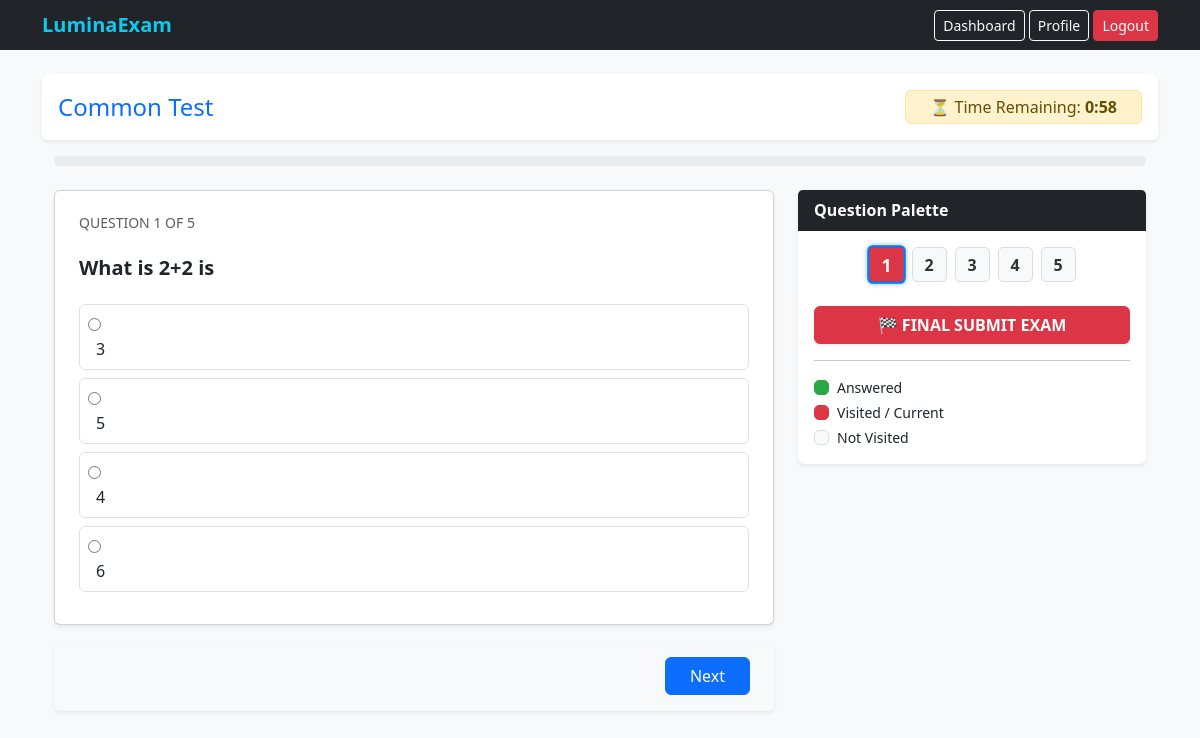
The app's page /start-exam/2/ (signed in) with its own data.
### exam/models.py (models this page shows, shortened)
class Exam(models.Model):
    title = models.CharField(max_length=200)
    created_by = models.ForeignKey(User, on_delete=models.CASCADE, null=True, blank=True)
    duration = models.IntegerField() # in minutes
    total_marks = models.IntegerField(default=0)
    passing_marks = models.IntegerField(default=40)

class Question(models.Model):
    exam = models.ForeignKey(Exam, on_delete=models.CASCADE)
    question_text = models.TextField()
    option1 = models.CharField(max_length=200)
    option2 = models.CharField(max_length=200)
    option3 = models.CharField(max_length=200)
    option4 = models.CharField(max_length=200)
    correct_option = models.IntegerField()

### exam/views.py (the view, shortened to what this page needs)
# urls.py: path('start-exam/<int:exam_id>/', views.start_exam, name='start_exam'),
@login_required
def start_exam(request, exam_id):
    existing_result = Result.objects.filter(user=request.user, exam_id=exam_id).exists()
    if existing_result:
        return redirect('result_view', exam_id=exam_id)
    exam = Exam.objects.get(id=exam_id)
    questions = Question.objects.filter(exam=exam)
    existing_result = Result.objects.filter(user=request.user, exam=exam).first()
    if request.method == "GET":
        session_key = f"exam_start_{exam.id}"
        if session_key not in request.session:
            request.session[session_key] = timezone.now().isoformat()
        start_time_str = request.session[session_key]
        start_time = datetime.datetime.fromisoformat(start_time_str)
        elapsed_time = (timezone.now() - start_time).total_seconds()
        remaining_time = max(0, int((exam.duration * 60) - elapsed_time))
        context = {
            'exam': exam,
            'questions': questions,
            'remaining_time': remaining_time
        }
        return render(request, 'exam/start_exam.html', context)

### exam/templates/exam/start_exam.html (shortened to what this page needs)
{% extends 'exam/base.html' %}
{% block content %}
<div class="container-fluid">
    <div class="row">
        <div class="col-12 d-flex justify-content-between align-items-center mb-3 bg-white p-3 shadow-sm rounded">
            <h4 class="mb-0 text-primary">{{ exam.title }}</h4>
            <div class="alert alert-warning mb-0 py-1 px-4">
                ⏳ Time Remaining: <span id="timer" class="fw-bold">0:00</span>
            </div>
        </div>
        <div class="col-12 mb-4">
            <div class="progress">
            </div>
        </div>
        <div class="col-md-8">
            <form method="POST" id="examForm">
                {% for question in questions %}
                    <div class="card mb-3 p-4 question-block shadow-sm" id="q-div-{{ forloop.counter }}" data-question-id="{{ question.id }}" style="display: none;">
                        <h5 class="text-muted mb-4 small">QUESTION {{ forloop.counter }} OF {{ questions.count }}</h5>
                        <p class="h5 mb-4"><strong>{{ question.question_text }}</strong></p>
                        <div class="options-container">
                            {% for i in "1234" %}
                                <div class="mb-2 p-2 border rounded">
                                    <input type="radio" name="question_{{ question.id }}" value="{{ i }}" id="q{{question.id}}_{{ i }}" onchange="markPalette('{{ forloop.parentloop.counter }}')">
                                    <label for="q{{question.id}}_{{ i }}" class="ms-2">
                                        {% if i == "1" %}{{ question.option1 }}{% elif i == "2" %}{{ question.option2 }}{% elif i == "3" %}{{ question.option3 }}{% else %}{{ question.option4 }}{% endif %}
                                    </label>
                                </div>
                            {% endfor %}
                        </div>
                    </div>
                {% endfor %}
                <div class="d-flex justify-content-between p-3 bg-light rounded shadow-sm">
                    <div>
                        <button type="button" class="btn btn-primary px-4 me-2" id="nextBtn" onclick="move(1)">Next</button>
                    </div>
                </div>
            </form>
        </div>
        <div class="col-md-4">
            <div class="card shadow-sm border-0">
                <div class="card-header bg-dark text-white fw-bold">Question Palette</div>
                <div class="card-body text-center">
                    <div class="d-flex flex-wrap gap-2 mb-4 justify-content-center">
                        {% for i in questions %}
                            <div class="palette-box not-visited" id="pal-{{ forloop.counter }}" onclick="jump('{{ forloop.counter }}')">
                                {{ forloop.counter }}
                            </div>
                        {% endfor %}
                    </div>
                    <div class="d-grid gap-2 mb-3">
                        <button type="button" class="btn btn-danger btn-block fw-bold shadow-sm" onclick="triggerFinalSubmit()">
                            🏁 FINAL SUBMIT EXAM
                        </button>
                    </div>
                    <hr>
                    <div class="text-start small">
                        <div class="d-flex align-items-center mb-1"><div class="palette-box answered me-2" style="width:15px;height:15px;"></div> Answered</div>
                        <div class="d-flex align-items-center mb-1"><div class="palette-box visited me-2" style="width:15px;height:15px;"></div> Visited / Current</div>
                        <div class="d-flex align-items-center"><div class="palette-box not-visited me-2" style="width:15px;height:15px;"></div> Not Visited</div>
                    </div>
                </div>
            </div>
        </div>
    </div>
</div>
{% endblock %}

### exam/templates/exam/start_exam.html (style rules this page uses)
.palette-box { width: 35px; height: 35px; display: flex; align-items: center; justify-content: center; cursor: pointer; border-radius: 5px; font-weight: bold; border: 1px solid #ddd; }
.not-visited { background-color: #f8f9fa; color: #333; }
.visited { background-color: #dc3545; color: white; border-color: #dc3545; }
.answered { background-color: #28a745; color: white; border-color: #28a745; }
.active-q { border: 2px solid #007bff; transform: scale(1.1); box-shadow: 0 0 5px rgba(0,123,255,0.5); }
.progress { height: 10px; border-radius: 5px; }
.question-block { min-height: 250px; }
.options-container label { cursor: pointer; width: 100%; display: block; }

### records on screen
Exam: title "Common Test"
Question: count "5", question_text "What is 2+2 is", option1 "3", option2 "5", option3 "4", option4 "6"
